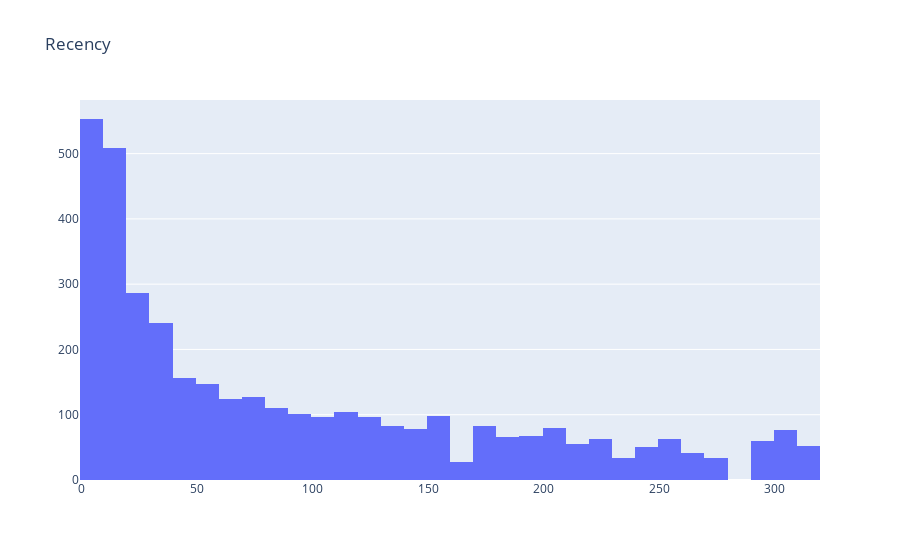

Source (notebook cell):
### Code cell
import plotly.graph_objects as go
from plotly.subplots import make_subplots
import plotly.offline as pyoff

# Assuming you have already defined 'invoice_user' and 'Recency' column

plot_data = [
    go.Histogram(
        x=invoice_user['Recency']
    )
]

plot_layout = go.Layout(
    title='Recency'
)

fig = go.Figure(data=plot_data, layout=plot_layout)
pyoff.iplot(fig)

### Figure 1 — Plotly figure (JSON) as saved in the notebook; plotly's stock layout.template omitted (floating-point values rounded to 4 significant figures; data arrays with more than 128 entries replaced by an {"elided": "..."} marker saying what was removed)
{"data": [{"type": "histogram", "x": {"elided": "3761 int values"}}], "layout": {"title": {"text": "Recency"}}}
